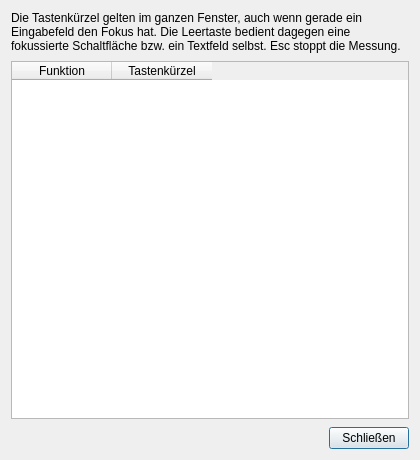
<?xml version="1.0" encoding="UTF-8"?>
<ui version="4.0">
 <class>ShortcutsDialog</class>
 <widget class="QDialog" name="ShortcutsDialog">
  <property name="geometry">
   <rect>
    <x>0</x>
    <y>0</y>
    <width>420</width>
    <height>460</height>
   </rect>
  </property>
  <property name="windowTitle">
   <string>Tastenkürzel</string>
  </property>
  <layout class="QVBoxLayout" name="verticalLayout">
   <property name="spacing">
    <number>8</number>
   </property>
   <item>
    <widget class="QLabel" name="labelIntro">
     <property name="wordWrap">
      <bool>true</bool>
     </property>
     <property name="text">
      <string>Die Tastenkürzel gelten im ganzen Fenster, auch wenn gerade ein Eingabefeld den Fokus hat. Die Leertaste bedient dagegen eine fokussierte Schaltfläche bzw. ein Textfeld selbst. Esc stoppt die Messung.</string>
     </property>
    </widget>
   </item>
   <item>
    <widget class="QTableWidget" name="tableShortcuts">
     <property name="editTriggers">
      <set>QAbstractItemView::EditTrigger::NoEditTriggers</set>
     </property>
     <property name="alternatingRowColors">
      <bool>true</bool>
     </property>
     <property name="selectionMode">
      <enum>QAbstractItemView::SelectionMode::NoSelection</enum>
     </property>
     <property name="showGrid">
      <bool>false</bool>
     </property>
     <property name="wordWrap">
      <bool>false</bool>
     </property>
     <property name="columnCount">
      <number>2</number>
     </property>
     <attribute name="horizontalHeaderStretchLastSection">
      <bool>false</bool>
     </attribute>
     <attribute name="verticalHeaderVisible">
      <bool>false</bool>
     </attribute>
     <column>
      <property name="text">
       <string>Funktion</string>
      </property>
     </column>
     <column>
      <property name="text">
       <string>Tastenkürzel</string>
      </property>
     </column>
    </widget>
   </item>
   <item>
    <layout class="QHBoxLayout" name="buttonLayout">
     <item>
      <spacer name="spacerButtons">
       <property name="orientation">
        <enum>Qt::Orientation::Horizontal</enum>
       </property>
       <property name="sizeHint" stdset="0">
        <size>
         <width>20</width>
         <height>20</height>
        </size>
       </property>
      </spacer>
     </item>
     <item>
      <widget class="QPushButton" name="buttonClose">
       <property name="default">
        <bool>true</bool>
       </property>
       <property name="text">
        <string>Schließen</string>
       </property>
      </widget>
     </item>
    </layout>
   </item>
  </layout>
 </widget>
 <resources/>
 <connections/>
</ui>
